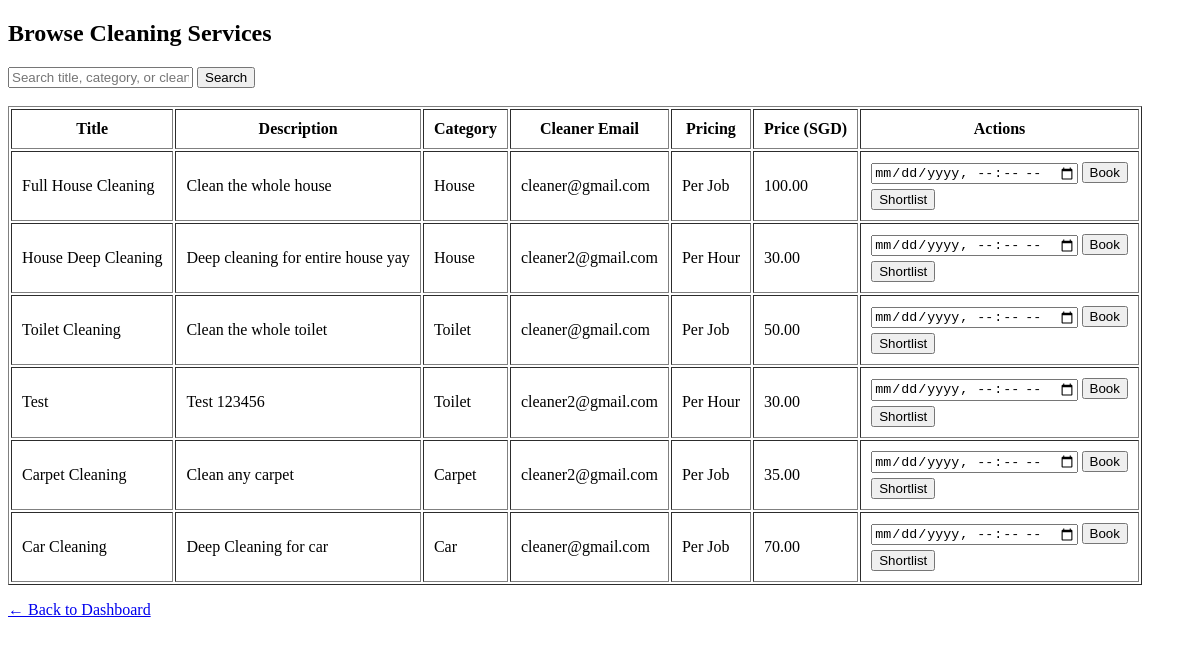
Page /boundary/view_services.php (signed in) on the earlier database version.
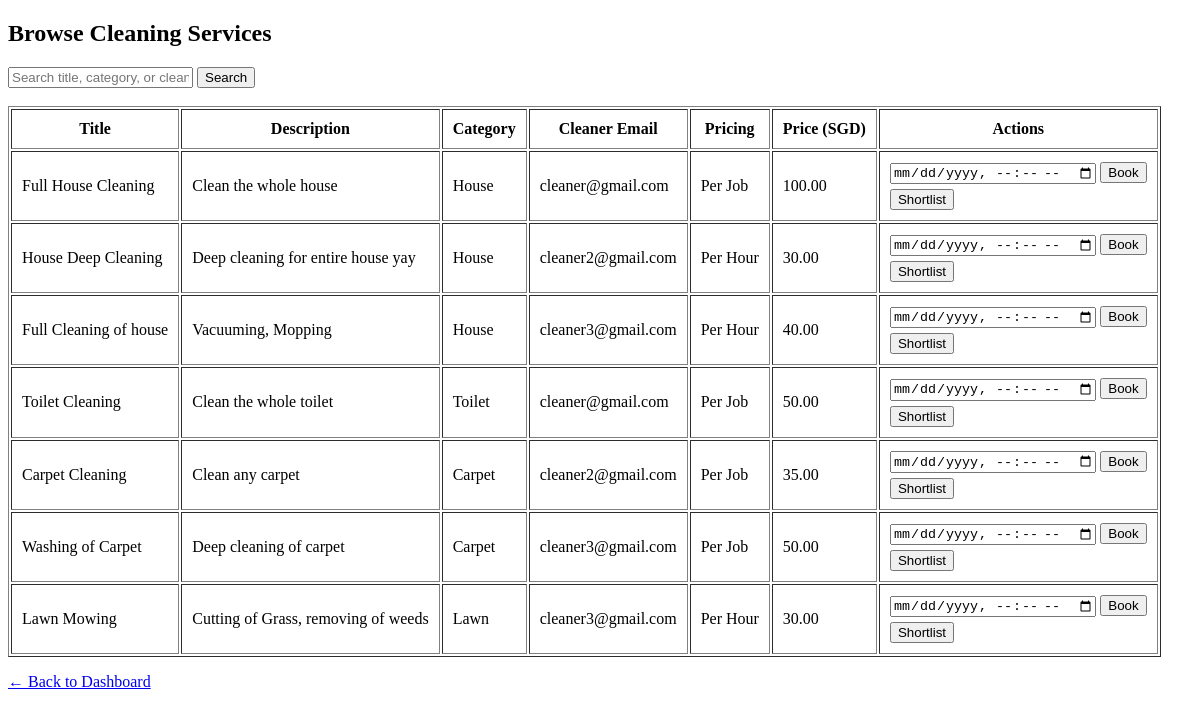
Same page on the later database version.
### tables this page shows
CREATE TABLE IF NOT EXISTS `services` (
  `id` int NOT NULL AUTO_INCREMENT,
  `cleaner_id` int NOT NULL,
  `title` varchar(100) NOT NULL,
  `description` text NOT NULL,
  `price` decimal(10,2) NOT NULL,
  `category_id` int NOT NULL,
  `pricing_type` enum('per_job','per_hour') NOT NULL,
  `created_at` datetime DEFAULT CURRENT_TIMESTAMP,
  `view_count` int DEFAULT '0',
  `shortlist_count` int DEFAULT '0',
  PRIMARY KEY (`id`),
  KEY `cleaner_id` (`cleaner_id`),
  KEY `category_id` (`category_id`)
);

CREATE TABLE IF NOT EXISTS `categories` (
  `id` int NOT NULL AUTO_INCREMENT,
  `name` varchar(50) NOT NULL,
  PRIMARY KEY (`id`),
  UNIQUE KEY `name` (`name`)
);

CREATE TABLE IF NOT EXISTS `users` (
  `id` int NOT NULL AUTO_INCREMENT,
  `email` varchar(100) NOT NULL,
  `password` varchar(255) NOT NULL,
  `user_type` enum('C','H','A','P') NOT NULL,
  `created_at` datetime DEFAULT CURRENT_TIMESTAMP,
  PRIMARY KEY (`id`),
  UNIQUE KEY `email` (`email`)
);

### entity/Service.php (called while the page is built, shortened)
<?php
class Service {
	public static function searchWithCategory($pdo, $search) {
    $stmt = $pdo->prepare("
        SELECT s.*, c.name AS category_name, u.email AS cleaner_email
        FROM services s
        JOIN categories c ON s.category_id = c.id
        JOIN users u ON s.cleaner_id = u.id
        WHERE s.title LIKE :search
           OR s.description LIKE :search
           OR c.name LIKE :search
           OR u.email LIKE :search
    ");
    $stmt->execute(['search' => '%' . $search . '%']);
    return $stmt->fetchAll();
    }
}

### control/HomeownerController.php (called while the page is built, shortened)
<?php
require_once __DIR__ . '/../entity/Service.php';
class HomeownerController {
	public static function searchServices($search) {
    global $pdo;
    return Service::searchWithCategory($pdo, $search);
}
}

### boundary/view_services.php (the view, shortened to what this page needs)
<?php
require_once '../config/db.php';
require_once '../control/HomeownerController.php';
$search = $_GET['search'] ?? '';
$services = HomeownerController::searchServices($search);
?>
<!DOCTYPE html>
<html>
<head>
</head>
<body>
    <h2>Browse Cleaning Services</h2>
    <form method="get">
        <input type="text" name="search" placeholder="Search title, category, or cleaner..." value="<?= htmlspecialchars($search) ?>">
        <button type="submit">Search</button>
    </form>
    <br>
    <table border="1" cellpadding="10">
        <tr>
            <th>Title</th>
            <th>Description</th>
            <th>Category</th>
            <th>Cleaner Email</th>
            <th>Pricing</th>
            <th>Price (SGD)</th>
            <th>Actions</th>
        </tr>
        <?php foreach ($services as $s): ?>
            <tr>
                <td><?= htmlspecialchars($s['title']) ?></td>
                <td><?= nl2br(htmlspecialchars($s['description'])) ?></td>
                <td><?= htmlspecialchars($s['category_name']) ?></td>
                <td><?= htmlspecialchars($s['cleaner_email']) ?></td>
                <td><?= $s['pricing_type'] === 'per_job' ? 'Per Job' : 'Per Hour' ?></td>
                <td><?= number_format($s['price'], 2) ?></td>
                <td>
                    <form method="post" style="margin-bottom: 5px;">
                        <input type="datetime-local" name="booking_datetime" required>
                        <button type="submit" name="book">Book</button>
                    </form>
                    <form method="post" action="shortlist_service.php">
                        <button type="submit">Shortlist</button>
                    </form>
                </td>
            </tr>
        <?php endforeach; ?>
    </table>
    <p><a href="dashboard_homeowner.php">← Back to Dashboard</a></p>
</body>
</html>

Differences in the rows shown:
removed services: title "Test", description "Test 123456", category.name "Toilet", users.email "cleaner2@gmail.com", pricing_type "Per Hour", price "30.00"
removed services: title "Car Cleaning", description "Deep Cleaning for car", category.name "Car", users.email "cleaner@gmail.com", pricing_type "Per Job", price "70.00"
added services: title "Full Cleaning of house", description "Vacuuming, Mopping", category.name "House", users.email "cleaner3@gmail.com", pricing_type "Per Hour", price "40.00"
added services: title "Washing of Carpet", description "Deep cleaning of carpet", category.name "Carpet", users.email "cleaner3@gmail.com", pricing_type "Per Job", price "50.00"
added services: title "Lawn Mowing", description "Cutting of Grass, removing of weeds", category.name "Lawn", users.email "cleaner3@gmail.com", pricing_type "Per Hour", price "30.00"
